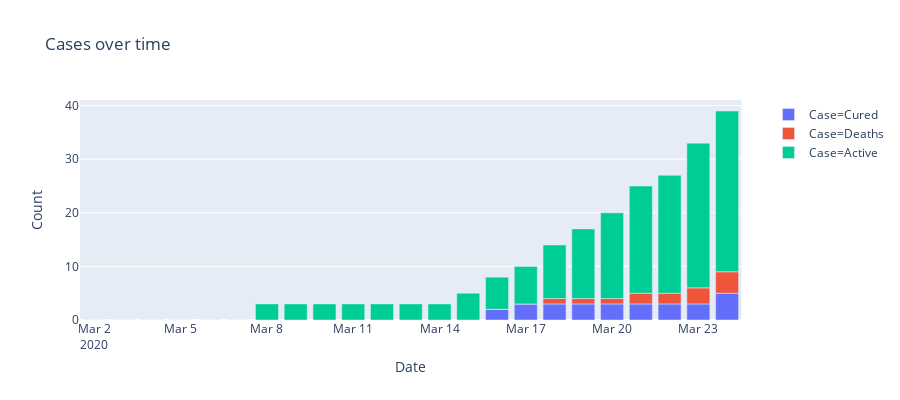

The code cell stored with this chart in its notebook:
### Markdown cell above
### Analysing Data Before Lockdown Phase 0 ( 1 March 2020 - 25 March 2020)

### Code cell
# stacked bar chart

# subset columns
temp = tc_cases0[['Date', 'Active', 'Deaths', 'Recovered']]

# rename columns
temp.columns = ['Date', 'Active', 'Deaths', 'Cured']

# melt data
temp = temp.melt(id_vars="Date", value_vars=['Cured', 'Deaths', 'Active'],
                 var_name='Case', value_name='Count')
temp.head()

# plot
fig_2 = px.bar(temp, x="Date", y="Count", color='Case', height=400, 
               title='Cases over time')
fig_2.show()

### Figure 1 — Plotly figure (JSON) as saved in the notebook; plotly's stock layout.template omitted (floating-point values rounded to 4 significant figures)
{"data": [{"alignmentgroup": "True", "hoverlabel": {"namelength": 0}, "hovertemplate": "Case=Cured<br>Date=%{x}<br>Count=%{y}", "legendgroup": "Case=Cured", "marker": {"color": "#636efa"}, "name": "Case=Cured", "offsetgroup": "Case=Cured", "orientation": "v", "showlegend": true, "textposition": "auto", "type": "bar", "x": ["2020-03-02 00:00:00+00:00", "2020-03-03 00:00:00+00:00", "2020-03-04 00:00:00+00:00", "2020-03-05 00:00:00+00:00", "2020-03-06 00:00:00+00:00", "2020-03-07 00:00:00+00:00", "2020-03-08 00:00:00+00:00", "2020-03-09 00:00:00+00:00", "2020-03-10 00:00:00+00:00", "2020-03-11 00:00:00+00:00", "2020-03-12 00:00:00+00:00", "2020-03-13 00:00:00+00:00", "2020-03-14 00:00:00+00:00", "2020-03-15 00:00:00+00:00", "2020-03-16 00:00:00+00:00", "2020-03-17 00:00:00+00:00", "2020-03-18 00:00:00+00:00", "2020-03-19 00:00:00+00:00", "2020-03-20 00:00:00+00:00", "2020-03-21 00:00:00+00:00", "2020-03-22 00:00:00+00:00", "2020-03-23 00:00:00+00:00", "2020-03-24 00:00:00+00:00"], "xaxis": "x", "y": [0, 0, 0, 0, 0, 0, 0, 0, 0, 0, 0, 0, 0, 0, 2, 3, 3, 3, 3, 3, 3, 3, 5], "yaxis": "y"}, {"alignmentgroup": "True", "hoverlabel": {"namelength": 0}, "hovertemplate": "Case=Deaths<br>Date=%{x}<br>Count=%{y}", "legendgroup": "Case=Deaths", "marker": {"color": "#EF553B"}, "name": "Case=Deaths", "offsetgroup": "Case=Deaths", "orientation": "v", "showlegend": true, "textposition": "auto", "type": "bar", "x": ["2020-03-02 00:00:00+00:00", "2020-03-03 00:00:00+00:00", "2020-03-04 00:00:00+00:00", "2020-03-05 00:00:00+00:00", "2020-03-06 00:00:00+00:00", "2020-03-07 00:00:00+00:00", "2020-03-08 00:00:00+00:00", "2020-03-09 00:00:00+00:00", "2020-03-10 00:00:00+00:00", "2020-03-11 00:00:00+00:00", "2020-03-12 00:00:00+00:00", "2020-03-13 00:00:00+00:00", "2020-03-14 00:00:00+00:00", "2020-03-15 00:00:00+00:00", "2020-03-16 00:00:00+00:00", "2020-03-17 00:00:00+00:00", "2020-03-18 00:00:00+00:00", "2020-03-19 00:00:00+00:00", "2020-03-20 00:00:00+00:00", "2020-03-21 00:00:00+00:00", "2020-03-22 00:00:00+00:00", "2020-03-23 00:00:00+00:00", "2020-03-24 00:00:00+00:00"], "xaxis": "x", "y": [0, 0, 0, 0, 0, 0, 0, 0, 0, 0, 0, 0, 0, 0, 0, 0, 1, 1, 1, 2, 2, 3, 4], "yaxis": "y"}, {"alignmentgroup": "True", "hoverlabel": {"namelength": 0}, "hovertemplate": "Case=Active<br>Date=%{x}<br>Count=%{y}", "legendgroup": "Case=Active", "marker": {"color": "#00cc96"}, "name": "Case=Active", "offsetgroup": "Case=Active", "orientation": "v", "showlegend": true, "textposition": "auto", "type": "bar", "x": ["2020-03-02 00:00:00+00:00", "2020-03-03 00:00:00+00:00", "2020-03-04 00:00:00+00:00", "2020-03-05 00:00:00+00:00", "2020-03-06 00:00:00+00:00", "2020-03-07 00:00:00+00:00", "2020-03-08 00:00:00+00:00", "2020-03-09 00:00:00+00:00", "2020-03-10 00:00:00+00:00", "2020-03-11 00:00:00+00:00", "2020-03-12 00:00:00+00:00", "2020-03-13 00:00:00+00:00", "2020-03-14 00:00:00+00:00", "2020-03-15 00:00:00+00:00", "2020-03-16 00:00:00+00:00", "2020-03-17 00:00:00+00:00", "2020-03-18 00:00:00+00:00", "2020-03-19 00:00:00+00:00", "2020-03-20 00:00:00+00:00", "2020-03-21 00:00:00+00:00", "2020-03-22 00:00:00+00:00", "2020-03-23 00:00:00+00:00", "2020-03-24 00:00:00+00:00"], "xaxis": "x", "y": [0, 0, 0, 0, 0, 0, 3, 3, 3, 3, 3, 3, 3, 5, 6, 7, 10, 13, 16, 20, 22, 27, 30], "yaxis": "y"}], "layout": {"barmode": "relative", "height": 400, "legend": {"tracegroupgap": 0}, "title": {"text": "Cases over time"}, "xaxis": {"anchor": "y", "domain": [0, 0.98], "title": {"text": "Date"}}, "yaxis": {"anchor": "x", "domain": [0, 1], "title": {"text": "Count"}}}}
